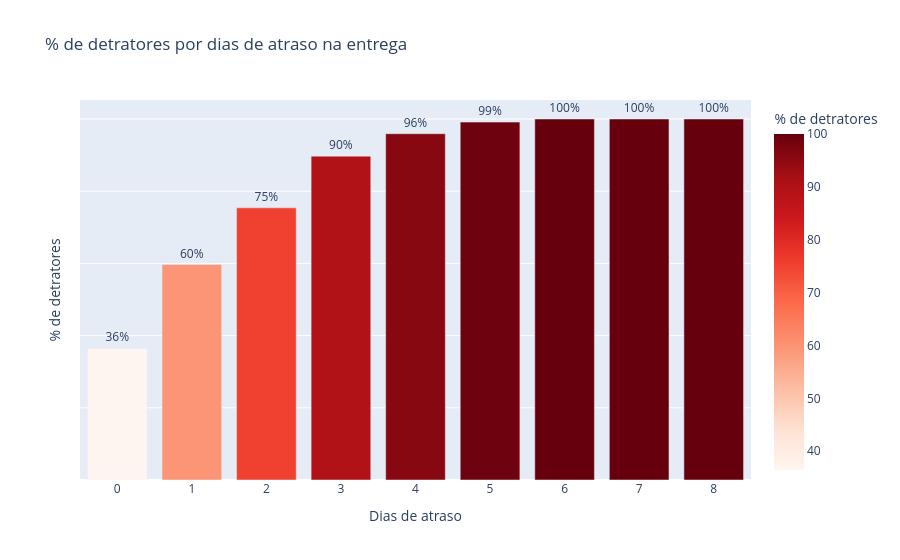

Write notebook code for a chart like this one.
### Code cell
# Gráfico: % de detratores por dias de atraso
fig = px.bar(atraso, x='delivery_delay_days', y='pct_detratores',
             text='pct_detratores',
             title='% de detratores por dias de atraso na entrega',
             labels={'delivery_delay_days': 'Dias de atraso', 'pct_detratores': '% de detratores'},
             color='pct_detratores', color_continuous_scale='Reds')
fig.update_traces(texttemplate='%{text:.0f}%', textposition='outside')
fig.update_yaxes(showticklabels=False)
fig.show()

### Figure 1 — Plotly figure (JSON) as saved in the notebook; plotly's stock layout.template omitted (floating-point values rounded to 4 significant figures)
{"data": [{"hovertemplate": "Dias de atraso=%{x}<br>% de detratores=%{marker.color}<extra></extra>", "legendgroup": "", "marker": {"color": [36.46, 59.67, 75.39, 89.71, 95.93, 99.14, 100.0, 100.0, 100.0], "coloraxis": "coloraxis", "pattern": {"shape": ""}}, "name": "", "orientation": "v", "showlegend": false, "text": [36.46, 59.67, 75.39, 89.71, 95.93, 99.14, 100.0, 100.0, 100.0], "textposition": "outside", "texttemplate": "%{text:.0f}%", "type": "bar", "x": [0, 1, 2, 3, 4, 5, 6, 7, 8], "xaxis": "x", "y": [36.46, 59.67, 75.39, 89.71, 95.93, 99.14, 100.0, 100.0, 100.0], "yaxis": "y"}], "layout": {"barmode": "relative", "coloraxis": {"autocolorscale": false, "colorbar": {"title": {"text": "% de detratores"}}, "colorscale": [[0, "rgb(255,245,240)"], [0.125, "rgb(254,224,210)"], [0.25, "rgb(252,187,161)"], [0.375, "rgb(252,146,114)"], [0.5, "rgb(251,106,74)"], [0.625, "rgb(239,59,44)"], [0.75, "rgb(203,24,29)"], [0.875, "rgb(165,15,21)"], [1, "rgb(103,0,13)"]]}, "legend": {"tracegroupgap": 0}, "title": {"text": "% de detratores por dias de atraso na entrega"}, "xaxis": {"anchor": "y", "domain": [0, 1], "title": {"text": "Dias de atraso"}}, "yaxis": {"anchor": "x", "domain": [0, 1], "showticklabels": false, "title": {"text": "% de detratores"}}}}
